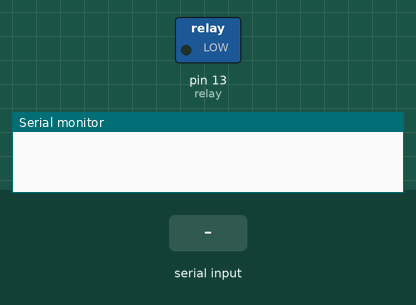
Bench run of a sketch on a simulated Arduino Uno, built with avr-gcc and run on an emulated ATmega328P. Parts: switched loads named in the sketch (green lamp = pin HIGH), the last lines printed to the serial monitor. Inputs (shaded band) come from the test bench.

Above: at 1.2 s.
1.3 s: "1\n" received over Serial
At 2.4 s:
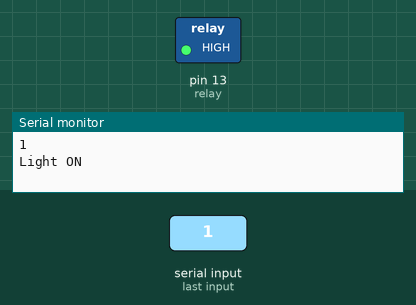
2.8 s: byte 48 ('0') received over Serial
At 3.5 s:
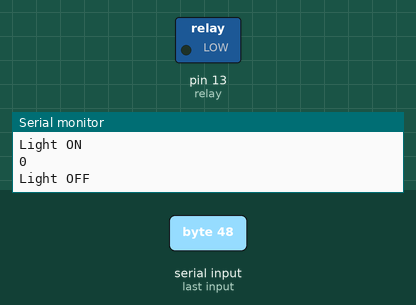
Timing chart, 0 to 5.8 s (numbered marks = the images above; inputs shaded):
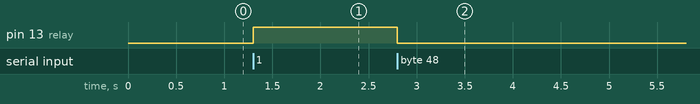

The sketch:

LED_BLINK_WITH_SWITCH.ino
```cpp
const int relay = 13;
char Incoming_value = 0;

void setup()
{
  Serial.begin(9600);
  pinMode(relay, OUTPUT);
  }

  void loop(){
    if(Serial.available() > 0)
    {
      Incoming_value = Serial.read();
      Serial.print(Incoming_value);
      Serial.print("\n");

      if (Incoming_value == '1'){
        digitalWrite(relay, HIGH);
        Serial.println("Light ON");
      }
      if (Incoming_value == '0'){
         digitalWrite(relay, LOW);
         Serial.println("Light OFF");
      }
     }
    }
```

Measured:
- after the input at 1.3 s, pin 13 (relay): LOW → HIGH at once
- after the input at 2.8 s, pin 13 (relay): HIGH → LOW at once
